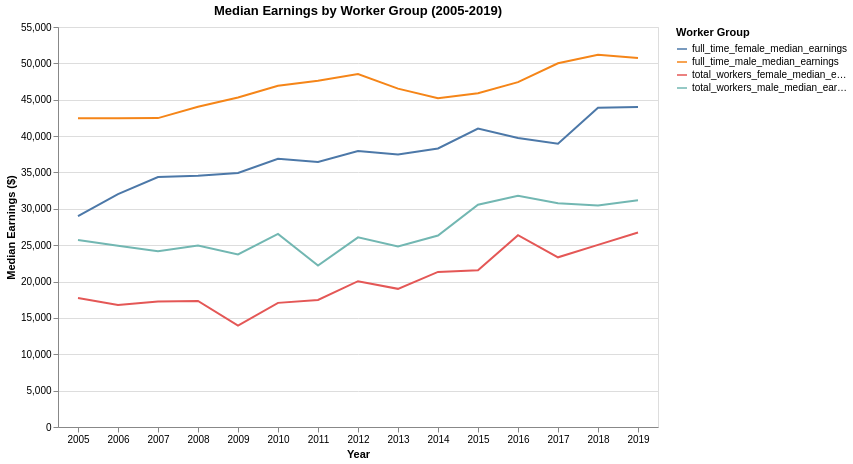

Notebook code for this chart:
### Markdown cell above
# Question 7

(10 points)

For this problem, you will be comparing the values of the four worker groups through the years 2005 to 2019.

Use Altair to create a line plot to visualize the data.

Requirements:

1. Use appropriate axis labels and title.
2. On the x axis, ensure the years appear horizontal.
3. Include a legend
4. Height by Width Dimensions: 400 by 600

### Code cell
chart = alt.Chart(wage_gap_melted).mark_line().encode(

    x=alt.X('year:O', axis=alt.Axis(labelAngle=0), title='Year'),


    y=alt.Y('median_earnings:Q', title='Median Earnings ($)'),


    color=alt.Color('group:N', title='Worker Group')
).properties(

    width=600,
    height=400,


    title='Median Earnings by Worker Group (2005-2019)'
)


chart

### Figure 1 — Vega-Lite specification as saved in the notebook (floating-point values rounded to 4 significant figures)
{"config": {"view": {"continuousWidth": 300, "continuousHeight": 300}}, "data": {"name": "data-34d7b2d004a0af5366920edfb21e75bf"}, "mark": {"type": "line"}, "encoding": {"color": {"field": "group", "title": "Worker Group", "type": "nominal"}, "x": {"axis": {"labelAngle": 0}, "field": "year", "title": "Year", "type": "ordinal"}, "y": {"field": "median_earnings", "title": "Median Earnings ($)", "type": "quantitative"}}, "height": 400, "title": "Median Earnings by Worker Group (2005-2019)", "width": 600, "$schema": "https://vega.github.io/schema/vega-lite/v5.20.1.json", "datasets": {"data-34d7b2d004a0af5366920edfb21e75bf": [{"year": 2005, "group": "total_workers_male_median_earnings", "median_earnings": 25730.0}, {"year": 2006, "group": "total_workers_male_median_earnings", "median_earnings": 24940.0}, {"year": 2007, "group": "total_workers_male_median_earnings", "median_earnings": 24170.0}, {"year": 2008, "group": "total_workers_male_median_earnings", "median_earnings": 24940.0}, {"year": 2009, "group": "total_workers_male_median_earnings", "median_earnings": 23720.0}, {"year": 2010, "group": "total_workers_male_median_earnings", "median_earnings": 26550.0}, {"year": 2011, "group": "total_workers_male_median_earnings", "median_earnings": 22210.0}, {"year": 2012, "group": "total_workers_male_median_earnings", "median_earnings": 26080.0}, {"year": 2013, "group": "total_workers_male_median_earnings", "median_earnings": 24810.0}, {"year": 2014, "group": "total_workers_male_median_earnings", "median_earnings": 26330.0}, {"year": 2015, "group": "total_workers_male_median_earnings", "median_earnings": 30560.0}, {"year": 2016, "group": "total_workers_male_median_earnings", "median_earnings": 31800.0}, {"year": 2017, "group": "total_workers_male_median_earnings", "median_earnings": 30760.0}, {"year": 2018, "group": "total_workers_male_median_earnings", "median_earnings": 30450.0}, {"year": 2019, "group": "total_workers_male_median_earnings", "median_earnings": 31170.0}, {"year": 2005, "group": "total_workers_female_median_earnings", "median_earnings": 17730.0}, {"year": 2006, "group": "total_workers_female_median_earnings", "median_earnings": 16770.0}, {"year": 2007, "group": "total_workers_female_median_earnings", "median_earnings": 17240.0}, {"year": 2008, "group": "total_workers_female_median_earnings", "median_earnings": 17340.0}, {"year": 2009, "group": "total_workers_female_median_earnings", "median_earnings": 13940.0}, {"year": 2010, "group": "total_workers_female_median_earnings", "median_earnings": 17070.0}, {"year": 2011, "group": "total_workers_female_median_earnings", "median_earnings": 17470.0}, {"year": 2012, "group": "total_workers_female_median_earnings", "median_earnings": 20040.0}, {"year": 2013, "group": "total_workers_female_median_earnings", "median_earnings": 19000.0}, {"year": 2014, "group": "total_workers_female_median_earnings", "median_earnings": 21320.0}, {"year": 2015, "group": "total_workers_female_median_earnings", "median_earnings": 21550.0}, {"year": 2016, "group": "total_workers_female_median_earnings", "median_earnings": 26370.0}, {"year": 2017, "group": "total_workers_female_median_earnings", "median_earnings": 23330.0}, {"year": 2018, "group": "total_workers_female_median_earnings", "median_earnings": 25050.0}, {"year": 2019, "group": "total_workers_female_median_earnings", "median_earnings": 26740.0}, {"year": 2005, "group": "full_time_male_median_earnings", "median_earnings": 42440.0}, {"year": 2006, "group": "full_time_male_median_earnings", "median_earnings": 42470.0}, {"year": 2007, "group": "full_time_male_median_earnings", "median_earnings": 42470.0}, {"year": 2008, "group": "full_time_male_median_earnings", "median_earnings": 44030.0}, {"year": 2009, "group": "full_time_male_median_earnings", "median_earnings": 45300.0}, {"year": 2010, "group": "full_time_male_median_earnings", "median_earnings": 46930.0}, {"year": 2011, "group": "full_time_male_median_earnings", "median_earnings": 47620.0}, {"year": 2012, "group": "full_time_male_median_earnings", "median_earnings": 48520.0}, {"year": 2013, "group": "full_time_male_median_earnings", "median_earnings": 46520.0}, {"year": 2014, "group": "full_time_male_median_earnings", "median_earnings": 45220.0}, {"year": 2015, "group": "full_time_male_median_earnings", "median_earnings": 45900.0}, {"year": 2016, "group": "full_time_male_median_earnings", "median_earnings": 47410.0}, {"year": 2017, "group": "full_time_male_median_earnings", "median_earnings": 50010.0}, {"year": 2018, "group": "full_time_male_median_earnings", "median_earnings": 51200.0}, {"year": 2019, "group": "full_time_male_median_earnings", "median_earnings": 50750.0}, {"year": 2005, "group": "full_time_female_median_earnings", "median_earnings": 28990.0}, {"year": 2006, "group": "full_time_female_median_earnings", "median_earnings": 32030.0}, {"year": 2007, "group": "full_time_female_median_earnings", "median_earnings": 34360.0}, {"year": 2008, "group": "full_time_female_median_earnings", "median_earnings": 34560.0}, {"year": 2009, "group": "full_time_female_median_earnings", "median_earnings": 34920.0}, {"year": 2010, "group": "full_time_female_median_earnings", "median_earnings": 36880.0}, {"year": 2011, "group": "full_time_female_median_earnings", "median_earnings": 36460.0}, {"year": 2012, "group": "full_time_female_median_earnings", "median_earnings": 37940.0}, {"year": 2013, "group": "full_time_female_median_earnings", "median_earnings": 37480.0}, {"year": 2014, "group": "full_time_female_median_earnings", "median_earnings": 38300.0}, {"year": 2015, "group": "full_time_female_median_earnings", "median_earnings": 41030.0}, {"year": 2016, "group": "full_time_female_median_earnings", "median_earnings": 39720.0}, {"year": 2017, "group": "full_time_female_median_earnings", "median_earnings": 38940.0}, {"year": 2018, "group": "full_time_female_median_earnings", "median_earnings": 43890.0}, {"year": 2019, "group": "full_time_female_median_earnings", "median_earnings": 44010.0}]}}
